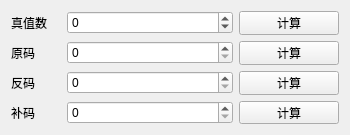
<?xml version="1.0" encoding="UTF-8"?>
<ui version="4.0">
 <class>Form</class>
 <widget class="QWidget" name="Form">
  <property name="geometry">
   <rect>
    <x>0</x>
    <y>0</y>
    <width>350</width>
    <height>135</height>
   </rect>
  </property>
  <property name="minimumSize">
   <size>
    <width>350</width>
    <height>135</height>
   </size>
  </property>
  <property name="maximumSize">
   <size>
    <width>350</width>
    <height>135</height>
   </size>
  </property>
  <property name="windowTitle">
   <string>原码/反码/补码</string>
  </property>
  <property name="windowIcon">
   <iconset resource="ico.qrc">
    <normaloff>:/ico/ico/ZzCalcBox.png</normaloff>:/ico/ico/ZzCalcBox.png</iconset>
  </property>
  <layout class="QGridLayout" name="gridLayout">
   <item row="0" column="0">
    <widget class="QLabel" name="label">
     <property name="maximumSize">
      <size>
       <width>50</width>
       <height>16777215</height>
      </size>
     </property>
     <property name="text">
      <string>真值数</string>
     </property>
    </widget>
   </item>
   <item row="0" column="1">
    <widget class="QSpinBox" name="spin_truth">
     <property name="minimum">
      <number>-128</number>
     </property>
     <property name="maximum">
      <number>127</number>
     </property>
    </widget>
   </item>
   <item row="0" column="2">
    <widget class="QPushButton" name="btn_truth">
     <property name="maximumSize">
      <size>
       <width>100</width>
       <height>16777215</height>
      </size>
     </property>
     <property name="text">
      <string>计算</string>
     </property>
    </widget>
   </item>
   <item row="1" column="0">
    <widget class="QLabel" name="label_2">
     <property name="maximumSize">
      <size>
       <width>50</width>
       <height>16777215</height>
      </size>
     </property>
     <property name="text">
      <string>原码</string>
     </property>
    </widget>
   </item>
   <item row="1" column="1">
    <widget class="QSpinBox" name="spin_sc">
     <property name="minimum">
      <number>0</number>
     </property>
     <property name="maximum">
      <number>255</number>
     </property>
     <property name="displayIntegerBase">
      <number>2</number>
     </property>
    </widget>
   </item>
   <item row="1" column="2">
    <widget class="QPushButton" name="btn_sc">
     <property name="maximumSize">
      <size>
       <width>100</width>
       <height>16777215</height>
      </size>
     </property>
     <property name="text">
      <string>计算</string>
     </property>
    </widget>
   </item>
   <item row="2" column="0">
    <widget class="QLabel" name="label_3">
     <property name="maximumSize">
      <size>
       <width>50</width>
       <height>16777215</height>
      </size>
     </property>
     <property name="text">
      <string>反码</string>
     </property>
    </widget>
   </item>
   <item row="2" column="1">
    <widget class="QSpinBox" name="spin_ic">
     <property name="maximum">
      <number>255</number>
     </property>
     <property name="displayIntegerBase">
      <number>2</number>
     </property>
    </widget>
   </item>
   <item row="2" column="2">
    <widget class="QPushButton" name="btn_ic">
     <property name="maximumSize">
      <size>
       <width>100</width>
       <height>16777215</height>
      </size>
     </property>
     <property name="text">
      <string>计算</string>
     </property>
    </widget>
   </item>
   <item row="3" column="0">
    <widget class="QLabel" name="label_4">
     <property name="maximumSize">
      <size>
       <width>50</width>
       <height>16777215</height>
      </size>
     </property>
     <property name="text">
      <string>补码</string>
     </property>
    </widget>
   </item>
   <item row="3" column="1">
    <widget class="QSpinBox" name="spin_cc">
     <property name="maximum">
      <number>255</number>
     </property>
     <property name="displayIntegerBase">
      <number>2</number>
     </property>
    </widget>
   </item>
   <item row="3" column="2">
    <widget class="QPushButton" name="btn_cc">
     <property name="maximumSize">
      <size>
       <width>100</width>
       <height>16777215</height>
      </size>
     </property>
     <property name="text">
      <string>计算</string>
     </property>
    </widget>
   </item>
  </layout>
 </widget>
 <tabstops>
  <tabstop>btn_truth</tabstop>
  <tabstop>btn_sc</tabstop>
  <tabstop>btn_ic</tabstop>
  <tabstop>btn_cc</tabstop>
 </tabstops>
 <resources>
  <include location="ico.qrc"/>
 </resources>
 <connections>
  <connection>
   <sender>btn_truth</sender>
   <signal>clicked()</signal>
   <receiver>Form</receiver>
   <slot>btn_truth_clicked()</slot>
   <hints>
    <hint type="sourcelabel">
     <x>325</x>
     <y>23</y>
    </hint>
    <hint type="destinationlabel">
     <x>274</x>
     <y>2</y>
    </hint>
   </hints>
  </connection>
  <connection>
   <sender>btn_sc</sender>
   <signal>clicked()</signal>
   <receiver>Form</receiver>
   <slot>btn_sc_clicked()</slot>
   <hints>
    <hint type="sourcelabel">
     <x>347</x>
     <y>53</y>
    </hint>
    <hint type="destinationlabel">
     <x>265</x>
     <y>37</y>
    </hint>
   </hints>
  </connection>
  <connection>
   <sender>btn_ic</sender>
   <signal>clicked()</signal>
   <receiver>Form</receiver>
   <slot>btn_ic_clicked()</slot>
   <hints>
    <hint type="sourcelabel">
     <x>301</x>
     <y>82</y>
    </hint>
    <hint type="destinationlabel">
     <x>261</x>
     <y>71</y>
    </hint>
   </hints>
  </connection>
  <connection>
   <sender>btn_cc</sender>
   <signal>clicked()</signal>
   <receiver>Form</receiver>
   <slot>btn_cc_clicked()</slot>
   <hints>
    <hint type="sourcelabel">
     <x>337</x>
     <y>118</y>
    </hint>
    <hint type="destinationlabel">
     <x>215</x>
     <y>100</y>
    </hint>
   </hints>
  </connection>
 </connections>
 <slots>
  <slot>btn_truth_clicked()</slot>
  <slot>btn_sc_clicked()</slot>
  <slot>btn_ic_clicked()</slot>
  <slot>btn_cc_clicked()</slot>
 </slots>
</ui>
